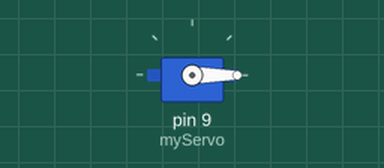
Simulated run of this sketch. Board: Arduino Uno, built with avr-gcc and run on an emulated ATmega328P. On the bench: servo.

Above: at 0.05 s.
At 0.65 s:
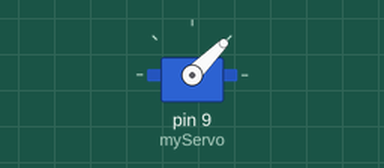
At 1.25 s:
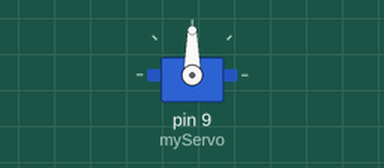
At 2.5 s:
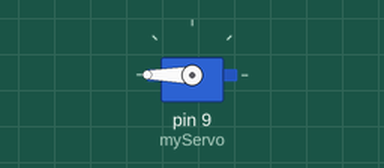
Timing chart, 0 to 5.8 s (numbered marks = the images above):
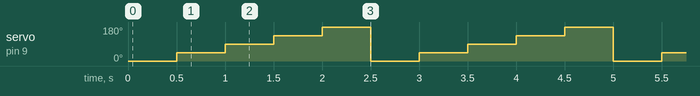

Measured:
- by itself, servo on pin 9 (myServo): repeats every 2.5 s: 90° 0.50 s, 135° 0.50 s, 180° 0.50 s, 0° 0.50 s, 45° 0.50 s

The sketch:

SG-90_Servo.ino
```cpp
#include <Servo.h> //Stellen Sie sicher, dass die Bibliothek Servo.h
                   //installiert ist.
Servo myServo;     //Neues Servo-Objekt erstellen

void setup() {
  myServo.attach(9);  //Den Servomotor an Pin D9 initialisieren
}

void loop() {
  for (int angle = 0; angle <= 180; angle += 45){
      myServo.write(angle); //Servomotor auf definierten Winkel
                            //einstellen
      delay(500); //500ms warten, um dem Servomotor ausreichend
                  //Zeit zu geben, die neue Position anzufahren
    }
}
```
